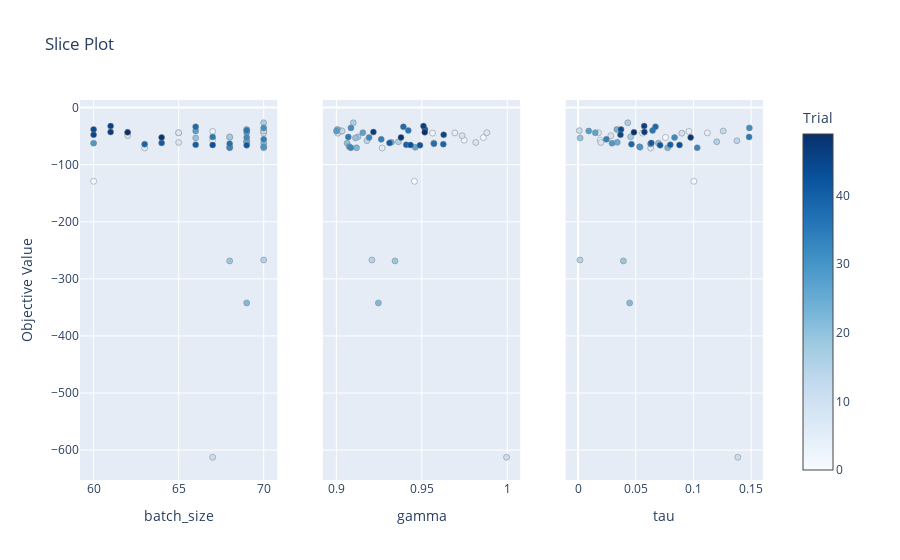

Notebook code cell kept with this figure:
### Code cell
fig = optuna.visualization.plot_slice(double_study)
fig.write_html('figures/slice.html')
fig

### Figure 1 — Plotly figure (JSON) as saved in the notebook; plotly's stock layout.template omitted (floating-point values rounded to 4 significant figures)
{"data": [{"marker": {"color": [0, 1, 2, 3, 4, 5, 6, 7, 8, 9, 10, 11, 12, 13, 14, 15, 16, 17, 18, 19, 20, 21, 22, 23, 24, 25, 26, 27, 28, 29, 30, 31, 32, 33, 34, 35, 36, 37, 38, 39, 40, 41, 42, 43, 44, 45, 46, 47, 48, 49], "colorbar": {"title": {"text": "Trial"}, "x": 1, "xpad": 40}, "colorscale": [[0, "rgb(247,251,255)"], [0.125, "rgb(222,235,247)"], [0.25, "rgb(198,219,239)"], [0.375, "rgb(158,202,225)"], [0.5, "rgb(107,174,214)"], [0.625, "rgb(66,146,198)"], [0.75, "rgb(33,113,181)"], [0.875, "rgb(8,81,156)"], [1, "rgb(8,48,107)"]], "line": {"color": "Grey", "width": 0.5}, "showscale": true}, "mode": "markers", "name": "Feasible Trial", "showlegend": false, "type": "scatter", "x": [60, 68, 67, 62, 67, 65, 63, 65, 65, 62, 70, 67, 70, 70, 69, 70, 69, 70, 68, 68, 66, 70, 69, 70, 69, 69, 68, 69, 66, 60, 70, 70, 69, 68, 70, 67, 69, 68, 66, 63, 66, 64, 69, 67, 60, 60, 61, 61, 64, 62], "xaxis": "x", "y": [-129.1, -52.5, -57.1, -44.7, -41.7, -44.3, -70.9, -44.1, -61.1, -49.3, -44.9, -612.5, -40.4, -41, -58.1, -267.1, -59.9, -26.6, -51.3, -268.6, -53.2, -62.3, -342.3, -70.5, -38.3, -60.9, -69.6, -43.9, -41, -62.3, -68.5, -35.6, -52.4, -70.4, -55.7, -51.6, -40.1, -63.4, -33.7, -64.1, -65.2, -61.9, -66, -65.6, -38.3, -47.7, -32.5, -42.9, -52.3, -43.4], "yaxis": "y"}, {"marker": {"color": [0, 1, 2, 3, 4, 5, 6, 7, 8, 9, 10, 11, 12, 13, 14, 15, 16, 17, 18, 19, 20, 21, 22, 23, 24, 25, 26, 27, 28, 29, 30, 31, 32, 33, 34, 35, 36, 37, 38, 39, 40, 41, 42, 43, 44, 45, 46, 47, 48, 49], "colorbar": {"title": {"text": "Trial"}, "x": 1, "xpad": 40}, "colorscale": [[0, "rgb(247,251,255)"], [0.125, "rgb(222,235,247)"], [0.25, "rgb(198,219,239)"], [0.375, "rgb(158,202,225)"], [0.5, "rgb(107,174,214)"], [0.625, "rgb(66,146,198)"], [0.75, "rgb(33,113,181)"], [0.875, "rgb(8,81,156)"], [1, "rgb(8,48,107)"]], "line": {"color": "Grey", "width": 0.5}, "showscale": false}, "mode": "markers", "name": "Feasible Trial", "showlegend": false, "type": "scatter", "x": [0.9457, 0.986, 0.9748, 0.9563, 0.9028, 0.9693, 0.9268, 0.988, 0.9816, 0.9736, 0.9008, 0.9996, 0.9024, 0.9033, 0.9178, 0.9208, 0.9363, 0.9099, 0.9126, 0.9343, 0.9112, 0.9063, 0.9246, 0.9118, 0.9006, 0.9322, 0.9461, 0.9155, 0.9, 0.957, 0.9076, 0.9085, 0.9191, 0.9085, 0.9262, 0.907, 0.9421, 0.9571, 0.9392, 0.9626, 0.9409, 0.9311, 0.9489, 0.9434, 0.9518, 0.9628, 0.951, 0.9217, 0.9378, 0.9517], "xaxis": "x2", "y": [-129.1, -52.5, -57.1, -44.7, -41.7, -44.3, -70.9, -44.1, -61.1, -49.3, -44.9, -612.5, -40.4, -41, -58.1, -267.1, -59.9, -26.6, -51.3, -268.6, -53.2, -62.3, -342.3, -70.5, -38.3, -60.9, -69.6, -43.9, -41, -62.3, -68.5, -35.6, -52.4, -70.4, -55.7, -51.6, -40.1, -63.4, -33.7, -64.1, -65.2, -61.9, -66, -65.6, -38.3, -47.7, -32.5, -42.9, -52.3, -43.4], "yaxis": "y2"}, {"marker": {"color": [0, 1, 2, 3, 4, 5, 6, 7, 8, 9, 10, 11, 12, 13, 14, 15, 16, 17, 18, 19, 20, 21, 22, 23, 24, 25, 26, 27, 28, 29, 30, 31, 32, 33, 34, 35, 36, 37, 38, 39, 40, 41, 42, 43, 44, 45, 46, 47, 48, 49], "colorbar": {"title": {"text": "Trial"}, "x": 1, "xpad": 40}, "colorscale": [[0, "rgb(247,251,255)"], [0.125, "rgb(222,235,247)"], [0.25, "rgb(198,219,239)"], [0.375, "rgb(158,202,225)"], [0.5, "rgb(107,174,214)"], [0.625, "rgb(66,146,198)"], [0.75, "rgb(33,113,181)"], [0.875, "rgb(8,81,156)"], [1, "rgb(8,48,107)"]], "line": {"color": "Grey", "width": 0.5}, "showscale": false}, "mode": "markers", "name": "Feasible Trial", "showlegend": false, "type": "scatter", "x": [0.1004, 0.07575, 0.01917, 0.05591, 0.09608, 0.112, 0.06294, 0.01777, 0.01978, 0.02849, 0.08995, 0.1385, 0.001126, 0.1258, 0.1377, 0.001706, 0.1202, 0.04313, 0.04556, 0.03931, 0.001834, 0.0697, 0.04473, 0.07766, 0.03365, 0.03401, 0.05377, 0.01495, 0.009288, 0.02946, 0.05335, 0.1485, 0.08363, 0.1033, 0.02456, 0.1482, 0.06463, 0.06291, 0.0671, 0.04631, 0.07995, 0.06352, 0.07116, 0.08795, 0.03728, 0.0368, 0.05733, 0.05754, 0.09759, 0.04847], "xaxis": "x3", "y": [-129.1, -52.5, -57.1, -44.7, -41.7, -44.3, -70.9, -44.1, -61.1, -49.3, -44.9, -612.5, -40.4, -41, -58.1, -267.1, -59.9, -26.6, -51.3, -268.6, -53.2, -62.3, -342.3, -70.5, -38.3, -60.9, -69.6, -43.9, -41, -62.3, -68.5, -35.6, -52.4, -70.4, -55.7, -51.6, -40.1, -63.4, -33.7, -64.1, -65.2, -61.9, -66, -65.6, -38.3, -47.7, -32.5, -42.9, -52.3, -43.4], "yaxis": "y3"}], "layout": {"title": {"text": "Slice Plot"}, "xaxis": {"anchor": "y", "domain": [0, 0.2889], "title": {"text": "batch_size"}}, "xaxis2": {"anchor": "y2", "domain": [0.3556, 0.6444], "title": {"text": "gamma"}}, "xaxis3": {"anchor": "y3", "domain": [0.7111, 1], "title": {"text": "tau"}}, "yaxis": {"anchor": "x", "domain": [0, 1], "title": {"text": "Objective Value"}}, "yaxis2": {"anchor": "x2", "domain": [0, 1], "matches": "y", "showticklabels": false}, "yaxis3": {"anchor": "x3", "domain": [0, 1], "matches": "y", "showticklabels": false}}}
